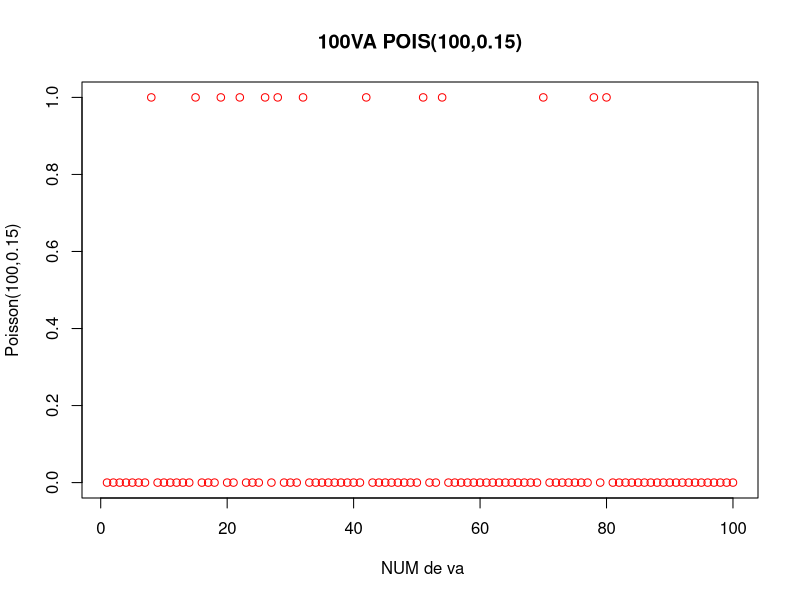
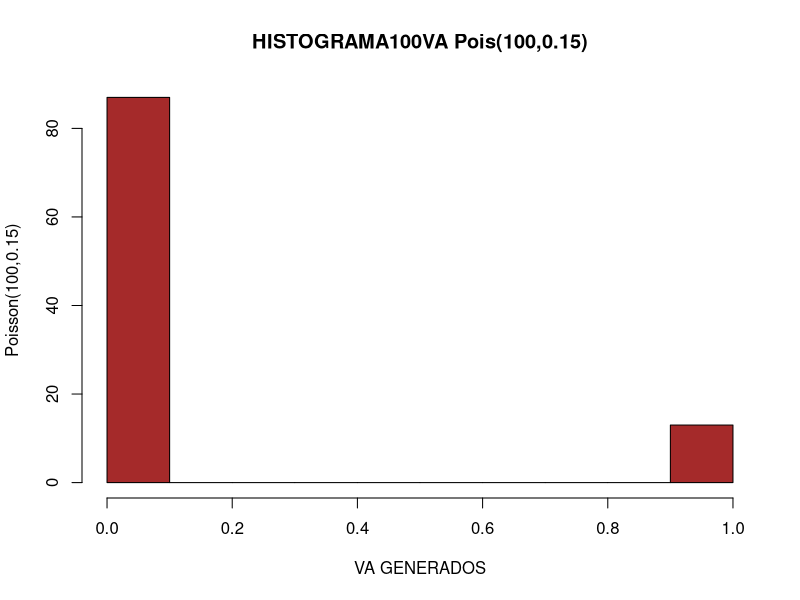
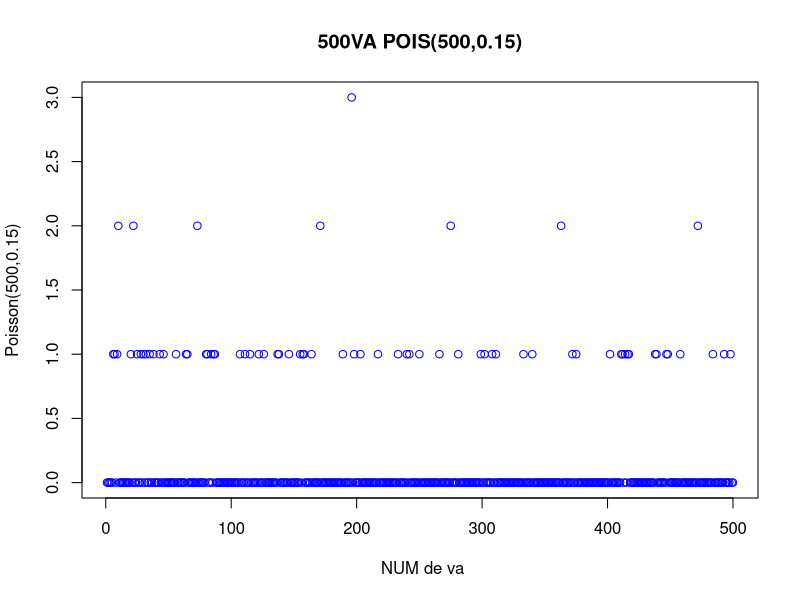
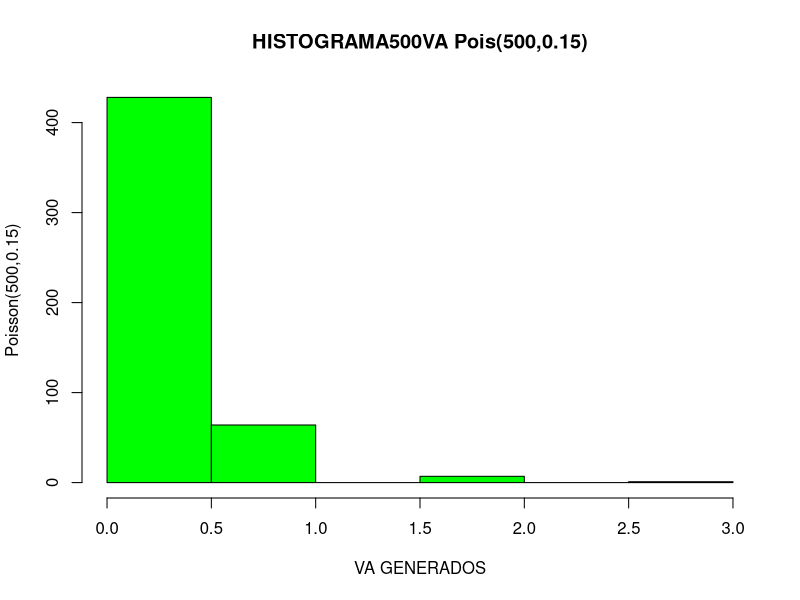
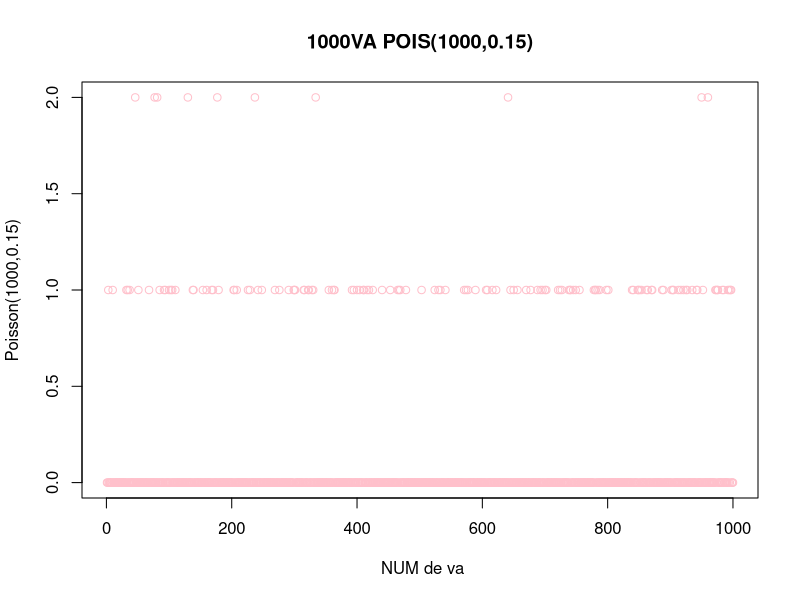
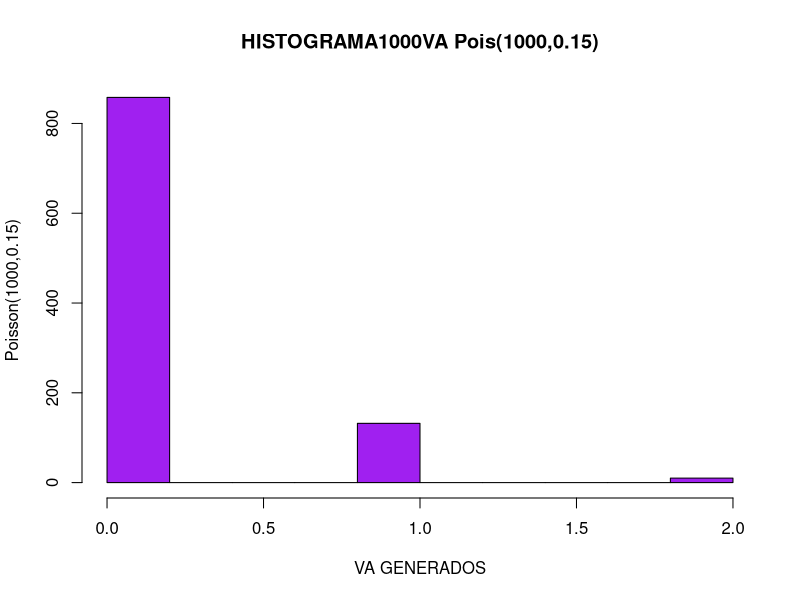
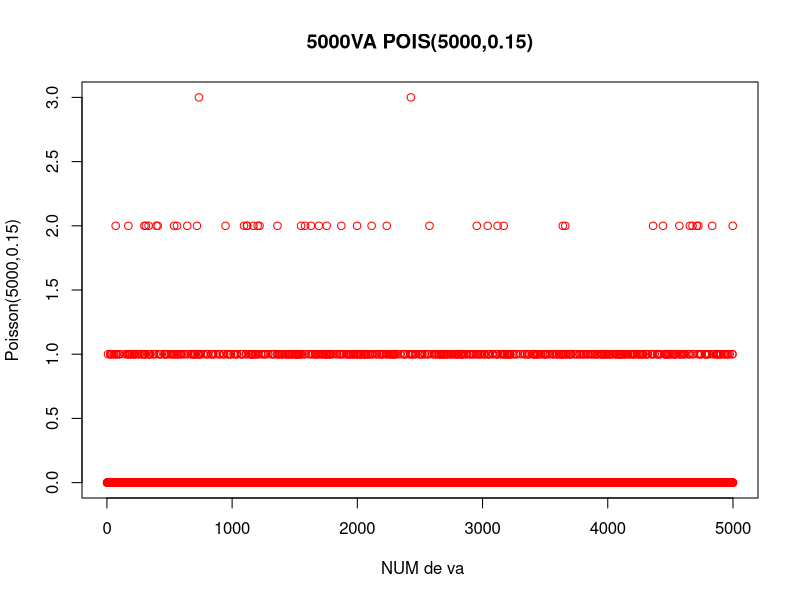
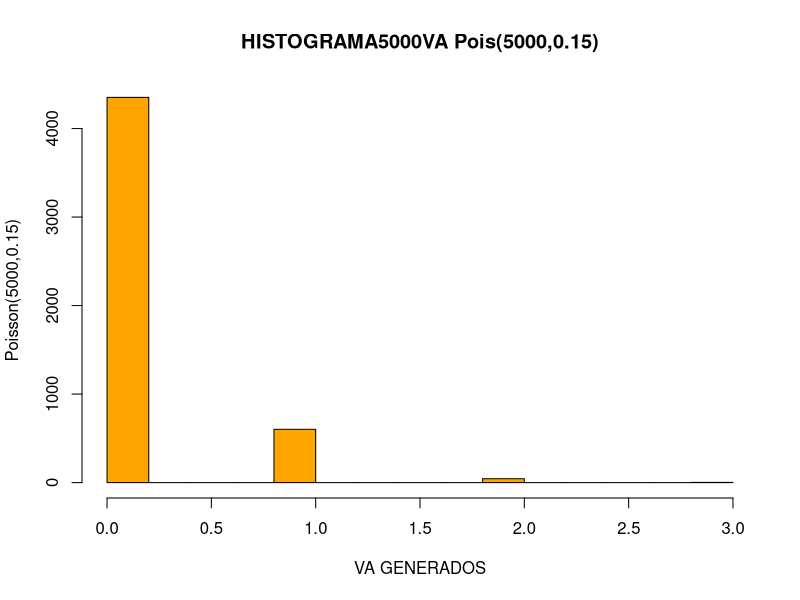

Here is the R script that generated these plots, in order:
## ---- chunk 1
knitr::opts_chunk$set(echo = TRUE)
## ---- chunk 2
n1 <- 100
milambda <- 0.15
## ---- chunk 3
mipoisson <- rpois(n1,milambda)
## ---- chunk 4
etiqueta_y <- paste0("Poisson(",n1,",",milambda,")")
## ---- chunk 5
mititulo <- paste0(n1,"VA POIS(",n1,",",milambda,")")
plot(mipoisson,col="red",
     main= mititulo,
     xlab=" NUM de va",
     ylab = etiqueta_y)
## ---- chunk 6
mititulo <- paste0("HISTOGRAMA", n1,"VA Pois(",n1,",", milambda,")")
hist(mipoisson, main=mititulo,
     col="brown",
     xlab="VA GENERADOS",
     ylab= etiqueta_y)
## ---- chunk 7
n2 <- 500
milambda <- 0.15
## ---- chunk 8
mipoisson <- rpois(n2,milambda)
## ---- chunk 9
etiqueta_y <- paste0("Poisson(",n2,",",milambda,")") 
## ---- chunk 10
mititulo <- paste0(n2,"VA POIS(",n2,",",milambda,")")
plot(mipoisson,col="blue",
     main= mititulo,
     xlab=" NUM de va",
     ylab = etiqueta_y)
## ---- chunk 11
mititulo <- paste0("HISTOGRAMA", n2,"VA Pois(",n2,",", milambda,")")
hist(mipoisson, main=mititulo,
     col="green",
     xlab="VA GENERADOS",
     ylab= etiqueta_y)
## ---- chunk 12
n3 <- 1000
milambda <- 0.15
## ---- chunk 13
mipoisson <- rpois(n3,milambda)
## ---- chunk 14
etiqueta_y <- paste0("Poisson(",n3,",",milambda,")")
## ---- chunk 15
mititulo <- paste0(n3,"VA POIS(",n3,",",milambda,")")
plot(mipoisson,col="pink",
     main= mititulo,
     xlab=" NUM de va",
     ylab = etiqueta_y)
## ---- chunk 16
mititulo <- paste0("HISTOGRAMA", n3,"VA Pois(",n3,",", milambda,")")
hist(mipoisson, main=mititulo,
     col="purple",
     xlab="VA GENERADOS",
     ylab= etiqueta_y)
## ---- chunk 17
n4 <- 5000
milambda <- 0.15
## ---- chunk 18
mipoisson <- rpois(n4,milambda)
## ---- chunk 19
etiqueta_y <- paste0("Poisson(",n4,",",milambda,")")
## ---- chunk 20
mititulo <- paste0(n4,"VA POIS(",n4,",",milambda,")")
plot(mipoisson,col="red",
     main= mititulo,
     xlab=" NUM de va",
     ylab = etiqueta_y)
## ---- chunk 21
mititulo <- paste0("HISTOGRAMA", n4,"VA Pois(",n4,",", milambda,")")
hist(mipoisson, main=mititulo,
     col="orange",
     xlab="VA GENERADOS",
     ylab= etiqueta_y)
## ---- chunk 22
n5 <- 10000
milambda <- 0.15
## ---- chunk 23
mipoisson <- rpois(n5,milambda)
## ---- chunk 24
etiqueta_y <- paste0("Poisson(",n5,",",milambda,")")
## ---- chunk 25
mititulo <- paste0(n5,"VA POIS(",n5,",",milambda,")")
plot(mipoisson,col="black",
     main= mititulo,
     xlab=" NUM de va",
     ylab = etiqueta_y)
## ---- chunk 26
mititulo <- paste0("HISTOGRAMA", n5,"VA Pois(",n5,",", milambda,")")
hist(mipoisson, main=mititulo,
     col="yellow",
     xlab="VA GENERADOS",
     ylab= etiqueta_y)
## ---- chunk 27
n6 <- 15000
milambda <- 0.15
## ---- chunk 28
mipoisson <- rpois(n6,milambda)
## ---- chunk 29
etiqueta_y <- paste0("Poisson(",n6,",",milambda,")")
## ---- chunk 30
mititulo <- paste0(n6,"VA POIS(",n6,",",milambda,")")
plot(mipoisson,col="gray",
     main= mititulo,
     xlab=" NUM de va",
     ylab = etiqueta_y)
## ---- chunk 31
mititulo <- paste0("HISTOGRAMA", n6,"VA Pois(",n6,",", milambda,")")
hist(mipoisson, main=mititulo,
     col="lightgreen",
     xlab="VA GENERADOS",
     ylab= etiqueta_y)
## ---- chunk 32
n1 <- 100
milambda <- 0.30
## ---- chunk 33
mipoisson <- rpois(n1,milambda)
## ---- chunk 34
etiqueta_y <- paste0("Poisson(",n1,",",milambda,")")
## ---- chunk 35
mititulo <- paste0(n1,"VA POIS(",n1,",",milambda,")")
plot(mipoisson,col="red",
     main= mititulo,
     xlab=" NUM de va",
     ylab = etiqueta_y)
## ---- chunk 36
mititulo <- paste0("HISTOGRAMA", n1,"VA Pois(",n1,",", milambda,")")
hist(mipoisson, main=mititulo,
     col="brown",
     xlab="VA GENERADOS",
     ylab= etiqueta_y)
## ---- chunk 37
n2 <- 500
milambda <- 0.15
## ---- chunk 38
mipoisson <- rpois(n2,milambda)
## ---- chunk 39
etiqueta_y <- paste0("Poisson(",n2,",",milambda,")") 
## ---- chunk 40
mititulo <- paste0(n2,"VA POIS(",n2,",",milambda,")")
plot(mipoisson,col="blue",
     main= mititulo,
     xlab=" NUM de va",
     ylab = etiqueta_y)
## ---- chunk 41
mititulo <- paste0("HISTOGRAMA", n2,"VA Pois(",n2,",", milambda,")")
hist(mipoisson, main=mititulo,
     col="green",
     xlab="VA GENERADOS",
     ylab= etiqueta_y)
## ---- chunk 42
n3 <- 1000
milambda <- 0.15
## ---- chunk 43
mipoisson <- rpois(n3,milambda)
## ---- chunk 44
etiqueta_y <- paste0("Poisson(",n3,",",milambda,")")
## ---- chunk 45
mititulo <- paste0(n3,"VA POIS(",n3,",",milambda,")")
plot(mipoisson,col="pink",
     main= mititulo,
     xlab=" NUM de va",
     ylab = etiqueta_y)
## ---- chunk 46
mititulo <- paste0("HISTOGRAMA", n3,"VA Pois(",n3,",", milambda,")")
hist(mipoisson, main=mititulo,
     col="purple",
     xlab="VA GENERADOS",
     ylab= etiqueta_y)
## ---- chunk 47
n4 <- 5000
milambda <- 0.15
## ---- chunk 48
mipoisson <- rpois(n4,milambda)
## ---- chunk 49
etiqueta_y <- paste0("Poisson(",n4,",",milambda,")")
## ---- chunk 50
mititulo <- paste0(n4,"VA POIS(",n4,",",milambda,")")
plot(mipoisson,col="red",
     main= mititulo,
     xlab=" NUM de va",
     ylab = etiqueta_y)
## ---- chunk 51
mititulo <- paste0("HISTOGRAMA", n4,"VA Pois(",n4,",", milambda,")")
hist(mipoisson, main=mititulo,
     col="orange",
     xlab="VA GENERADOS",
     ylab= etiqueta_y)
## ---- chunk 52
n5 <- 10000
milambda <- 0.15
## ---- chunk 53
mipoisson <- rpois(n5,milambda)
## ---- chunk 54
etiqueta_y <- paste0("Poisson(",n5,",",milambda,")")
## ---- chunk 55
mititulo <- paste0(n5,"VA POIS(",n5,",",milambda,")")
plot(mipoisson,col="black",
     main= mititulo,
     xlab=" NUM de va",
     ylab = etiqueta_y)
## ---- chunk 56
mititulo <- paste0("HISTOGRAMA", n5,"VA Pois(",n5,",", milambda,")")
hist(mipoisson, main=mititulo,
     col="yellow",
     xlab="VA GENERADOS",
     ylab= etiqueta_y)
## ---- chunk 57
n6 <- 15000
milambda <- 0.15
## ---- chunk 58
mipoisson <- rpois(n6,milambda)
## ---- chunk 59
etiqueta_y <- paste0("Poisson(",n6,",",milambda,")")
## ---- chunk 60
mititulo <- paste0(n6,"VA POIS(",n6,",",milambda,")")
plot(mipoisson,col="gray",
     main= mititulo,
     xlab=" NUM de va",
     ylab = etiqueta_y)
## ---- chunk 61
mititulo <- paste0("HISTOGRAMA", n6,"VA Pois(",n6,",", milambda,")")
hist(mipoisson, main=mititulo,
     col="lightgreen",
     xlab="VA GENERADOS",
     ylab= etiqueta_y)
